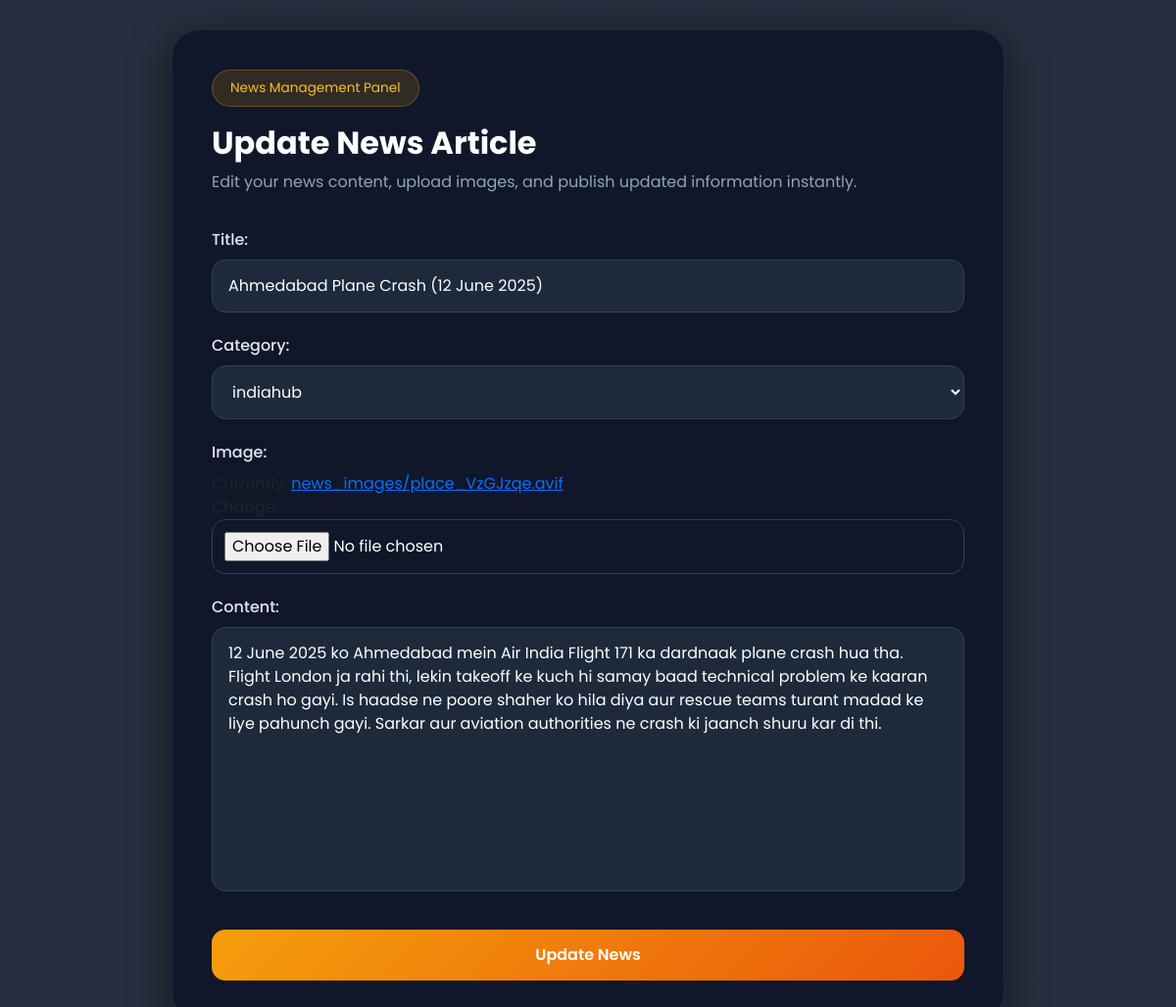
Page /update-news/2/ (signed in) on the committed database.
### myapp/models.py (models this page shows, shortened)
class News(models.Model):
    title = models.CharField(max_length=200)
    category = models.ForeignKey(Category, on_delete=models.CASCADE)
    author = models.ForeignKey(User, on_delete=models.CASCADE)
    image = models.ImageField(upload_to='news_images/')
    content = models.TextField()
    created_at = models.DateTimeField(auto_now_add=True)
    likes = models.ManyToManyField(User, related_name='news_like', blank=True)

### myapp/views.py (the view)
# urls.py: path('update-news/<int:id>/', views.update_news, name='update_news'),
@login_required
def update_news(request, id):
    news = get_object_or_404(News, id=id)
    if request.user != news.author:
        return redirect('home')
    if request.method == 'POST':
        form = NewsForm(request.POST, request.FILES, instance=news)
        if form.is_valid():
            form.save()
            return redirect('dashboard')
    else:
        form = NewsForm(instance=news)
    return render(request, 'update_news.html', {'form': form})

### myapp/forms.py
class NewsForm(forms.ModelForm):
    class Meta:
        model = News
        fields = ['title', 'category', 'image', 'content']

### myapp/models.py (called while the page is built)
    def __str__(self):
        return self.name

### templates/update_news.html (shortened to what this page needs)
{% load static %}
<!DOCTYPE html>
<html lang="en">
<head>
    <link href="https://cdn.jsdelivr.net/npm/bootstrap@5.3.3/dist/css/bootstrap.min.css" rel="stylesheet">
</head>
<body>
    <div class="update-card">
        <span class="top-badge">
            News Management Panel
        </span>
        <h2 class="title">
            Update News Article
        </h2>
        <p class="subtitle">
            Edit your news content, upload images, and publish updated information instantly.
        </p>
        <form method="POST" enctype="multipart/form-data">
            {{ form.as_p }}
            <button class="update-btn">
                Update News
            </button>
        </form>
    </div>
</body>
</html>

### templates/update_news.html (style rules this page uses)
* { margin:0; padding:0; box-sizing:border-box; font-family:'Poppins', sans-serif; }
body { min-height:100vh; background: linear-gradient(rgba(15,23,42,0.9), rgba(15,23,42,0.9)), url('https://images.unsplash.com/photo-1495020689067-958852a7765e?q=80&w=2070&auto=format&fit=crop'); background-size:cover; background-position:center; display:flex; align-items:center; justify-content:center; padding:30px 15px; }
.update-card { width:100%; max-width:850px; background:rgba(15,23,42,0.95); backdrop-filter:blur(10px); border-radius:28px; padding:40px; box-shadow:0 10px 40px rgba(0,0,0,0.5); border:1px solid rgba(255,255,255,0.08); }
.title { color:white; font-size:2rem; font-weight:700; margin-bottom:8px; }
.subtitle { color:#94a3b8; margin-bottom:35px; }
form p { margin-bottom:22px; }
form label { display:block; margin-bottom:8px; color:#e2e8f0; font-weight:500; }
form input, form textarea, form select { width:100%; background:#1e293b; border:1px solid #334155; color:white; padding:14px 16px; border-radius:14px; outline:none; transition:0.3s; }
form textarea { min-height:140px; resize:none; }
input[type="file"] { background:#0f172a; padding:12px; }
.update-btn { width:100%; border:none; background:linear-gradient(135deg,#f59e0b,#ea580c); color:white; padding:14px; border-radius:14px; font-size:1rem; font-weight:600; transition:0.3s; margin-top:10px; }
.top-badge { display:inline-block; background:rgba(245,158,11,0.15); color:#fbbf24; padding:8px 18px; border-radius:30px; font-size:0.85rem; margin-bottom:18px; border:1px solid rgba(245,158,11,0.3); }

### rows in the picture
News: title "Ahmedabad Plane Crash (12 June 2025)", category "indiahub", content "12 June 2025 ko Ahmedabad mein Air India Flight 171 ka dardnaak plane crash hua tha. Flight London ja rahi thi, lekin takeoff ke kuch hi samay baad technical problem ke kaaran crash ho gayi. Is haadse ne poore shaher ko hila diya aur rescue teams turant madad ke liye pahunch gayi. Sarkar aur aviation authorities ne crash ki jaanch shuru kar di thi."
